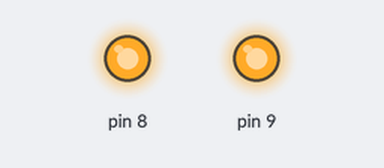
A sketch run on a simulated Arduino Uno, built with avr-gcc and run on an emulated ATmega328P. Parts: output pins drawn as LEDs (lit = HIGH).

Above: at 0.1 s.
Timing chart, 0 to 1.6 s (numbered marks = the images above):
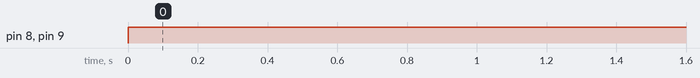

The sketch:

2led.ino
```cpp
void setup()
{
  pinMode(8, OUTPUT);
  pinMode(9, OUTPUT);
}

void loop()
{
  digitalWrite(8, HIGH); //빨간색 켜기
  digitalWrite(9, HIGH); //초록색 켜기
}
```

Measured:
- by itself, pin 8, pin 9: LOW → HIGH at 0.00 s
